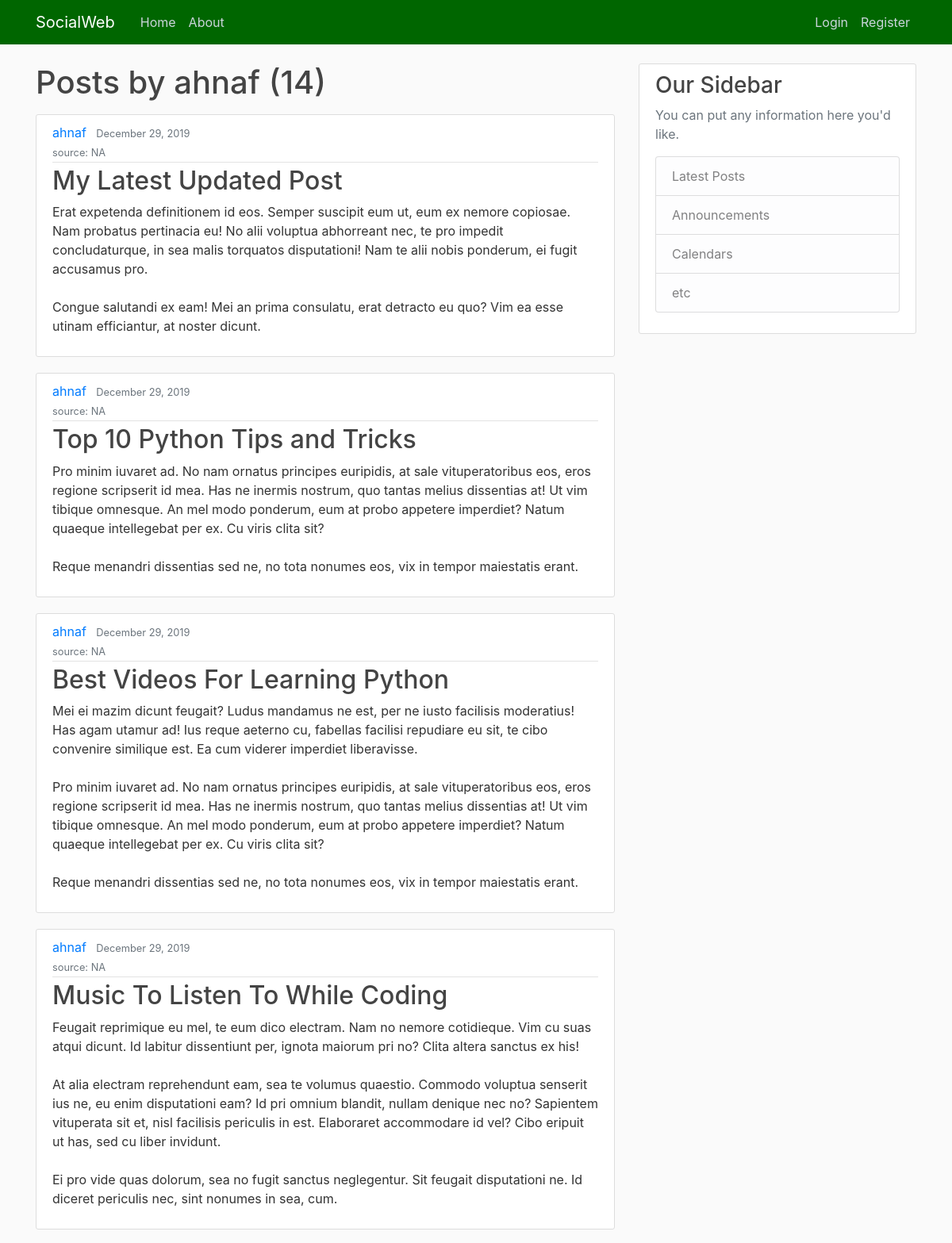
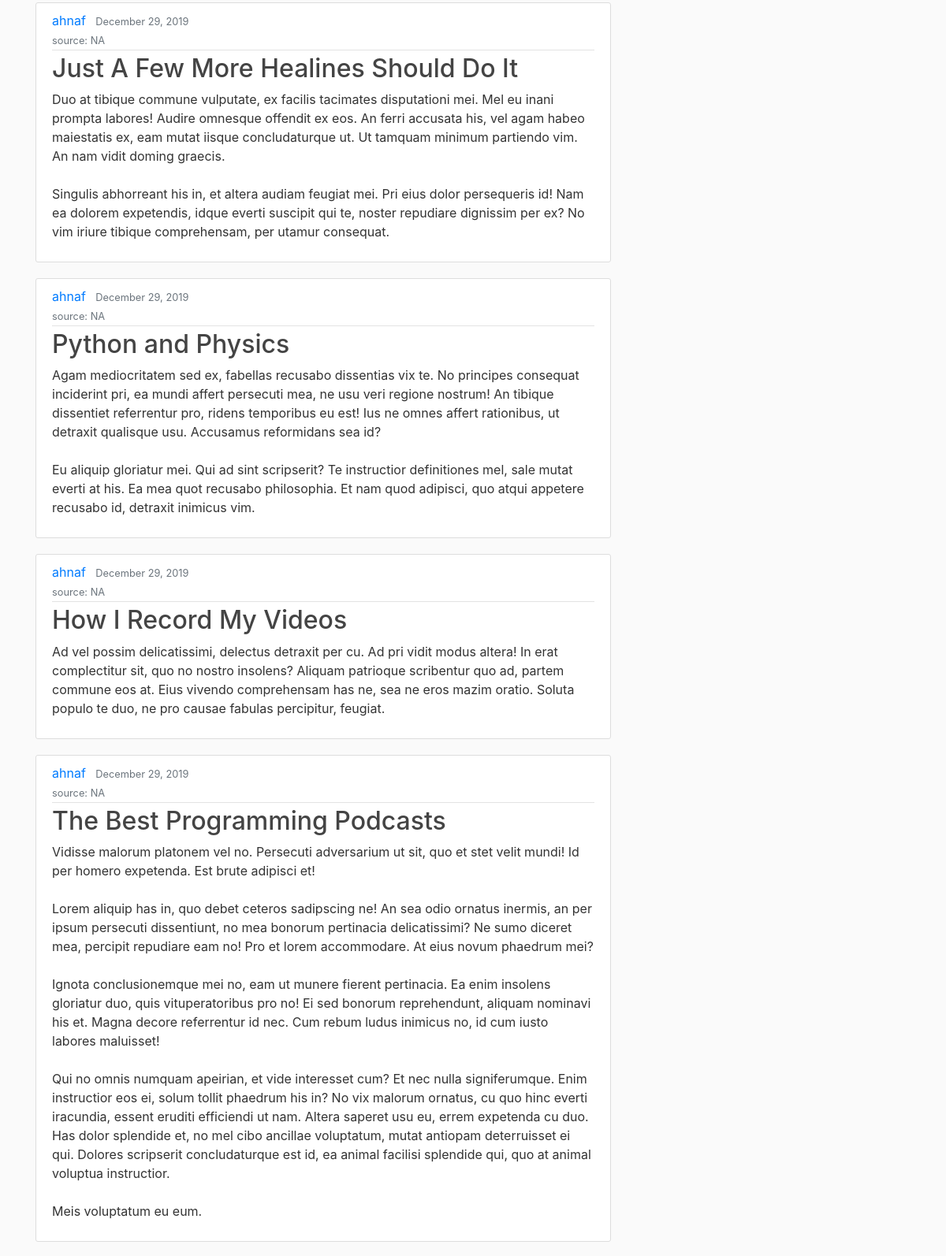
The page /user/ahnaf (upper part) on the database its author committed (2 pictures, top to bottom).
### blog/models.py (models this page shows, shortened)
class Post(models.Model):
    title = models.CharField(max_length=100)
    content = models.TextField()
    date_posted = models.DateTimeField(default=timezone.now)
    author = models.ForeignKey(User, on_delete=models.CASCADE)
    source = models.CharField(max_length=200, default="NA")

### blog/views.py (the view)
# urls.py: path("user/<str:username>", UserPostListViews.as_view(), name="user-posts"),
class UserPostListViews(ListView):
    model = Post
    template_name = "blog/user_posts.html"
    context_object_name = "posts"
    paginate_by = 10
    def get_queryset(self):
        user = get_object_or_404(User, username=self.kwargs.get('username'))
        return Post.objects.filter(author=user).order_by('-date_posted')

### blog/templates/blog/user_posts.html (shortened to what this page needs)
{% extends "blog/base.html" %}
{% block content %}
<h1 class="mb-3">Posts by {{ view.kwargs.username }} ({{ page_obj.paginator.count }})</h1>
    {% for post in posts %}
<article class="media content-section">
    <div class="media-body">
        <div class="article-metadata">
            <a class="mr-2" href="#">{{ post.author }}</a>
            <small class="text-muted">{{ post.date_posted| date:"F d, Y"}}   <br> source: {{post.source}}</small>
        </div>
        <h2><a class="article-title" href="{% url 'user-posts' post.author.username %}">{{ post.title }}</a></h2>
        <p class="article-content">{{ post.content }}</p>
    </div>
</article>
    {% endfor %}
{% endblock content %}

### blog/static/blog/main.css (style rules this page uses)
body { background: #fafafa; color: #333333; margin-top: 5rem; }
h1, h2, h3, h4, h5, h6 { color: #444444; }
.content-section { background: #ffffff; padding: 10px 20px; border: 1px solid #dddddd; border-radius: 3px; margin-bottom: 20px; }
.article-title { color: #444444; }
.article-content { white-space: pre-line; }
.article-metadata { padding-bottom: 1px; margin-bottom: 4px; border-bottom: 1px solid #e3e3e3 }

### rows shown on the page
Post: author "ahnaf", date_posted "December 29, 2019", source "NA", title "My Latest Updated Post", content "Erat expetenda definitionem id eos. Semper suscipit eum ut, eum ex nemore copiosae. Nam probatus pertinacia eu! No alii voluptua abhorreant nec, te pro impedit concludaturque, in sea malis torquatos disputationi! Nam te alii nobis ponderum, ei fugit accusamus pro. Congue salutandi ex eam! Mei an prima consulatu, erat detracto eu quo? Vim ea esse utinam efficiantur, at noster dicunt."
Post: author "ahnaf", date_posted "December 29, 2019", source "NA", title "Top 10 Python Tips and Tricks", content "Pro minim iuvaret ad. No nam ornatus principes euripidis, at sale vituperatoribus eos, eros regione scripserit id mea. Has ne inermis nostrum, quo tantas melius dissentias at! Ut vim tibique omnesque. An mel modo ponderum, eum at probo appetere imperdiet? Natum quaeque intellegebat per ex. Cu viris clita sit? Reque menandri dissentias sed ne, no tota nonumes eos, vix in tempor maiestatis erant."
Post: author "ahnaf", date_posted "December 29, 2019", source "NA", title "Best Videos For Learning Python", content "Mei ei mazim dicunt feugait? Ludus mandamus ne est, per ne iusto facilisis moderatius! Has agam utamur ad! Ius reque aeterno cu, fabellas facilisi repudiare eu sit, te cibo convenire similique est. Ea cum viderer imperdiet liberavisse. Pro minim iuvaret ad. No nam ornatus principes euripidis, at sale vituperatoribus eos, eros regione scripserit id mea. Has ne inermis nostrum, quo tantas melius dissentias at! Ut vim tibique omnesque. An mel modo ponderum, eum at probo appetere imperdiet? Natum quaeque intellegebat per ex. Cu viris clita sit? Reque menandri dissentias sed ne, no tota nonumes eos, vix in tempor maiestatis erant."
Post: author "ahnaf", date_posted "December 29, 2019", source "NA", title "Music To Listen To While Coding", content "Feugait reprimique eu mel, te eum dico electram. Nam no nemore cotidieque. Vim cu suas atqui dicunt. Id labitur dissentiunt per, ignota maiorum pri no? Clita altera sanctus ex his! At alia electram reprehendunt eam, sea te volumus quaestio. Commodo voluptua senserit ius ne, eu enim disputationi eam? Id pri omnium blandit, nullam denique nec no? Sapientem vituperata sit et, nisl facilisis periculis in est. Elaboraret accommodare id vel? Cibo eripuit ut has, sed cu liber invidunt. Ei pro vide quas dolorum, sea no fugit sanctus neglegentur. Sit feugait disputationi ne. Id diceret periculis nec, sint nonumes in sea, cum."
Post: author "ahnaf", date_posted "December 29, 2019", source "NA", title "Just A Few More Healines Should Do It", content "Duo at tibique commune vulputate, ex facilis tacimates disputationi mei. Mel eu inani prompta labores! Audire omnesque offendit ex eos. An ferri accusata his, vel agam habeo maiestatis ex, eam mutat iisque concludaturque ut. Ut tamquam minimum partiendo vim. An nam vidit doming graecis. Singulis abhorreant his in, et altera audiam feugiat mei. Pri eius dolor persequeris id! Nam ea dolorem expetendis, idque everti suscipit qui te, noster repudiare dignissim per ex? No vim iriure tibique comprehensam, per utamur consequat."
Post: author "ahnaf", date_posted "December 29, 2019", source "NA", title "Python and Physics", content "Agam mediocritatem sed ex, fabellas recusabo dissentias vix te. No principes consequat inciderint pri, ea mundi affert persecuti mea, ne usu veri regione nostrum! An tibique dissentiet referrentur pro, ridens temporibus eu est! Ius ne omnes affert rationibus, ut detraxit qualisque usu. Accusamus reformidans sea id? Eu aliquip gloriatur mei. Qui ad sint scripserit? Te instructior definitiones mel, sale mutat everti at his. Ea mea quot recusabo philosophia. Et nam quod adipisci, quo atqui appetere recusabo id, detraxit inimicus vim."
Post: author "ahnaf", date_posted "December 29, 2019", source "NA", title "How I Record My Videos", content "Ad vel possim delicatissimi, delectus detraxit per cu. Ad pri vidit modus altera! In erat complectitur sit, quo no nostro insolens? Aliquam patrioque scribentur quo ad, partem commune eos at. Eius vivendo comprehensam has ne, sea ne eros mazim oratio. Soluta populo te duo, ne pro causae fabulas percipitur, feugiat."
Post: author "ahnaf", date_posted "December 29, 2019", source "NA", title "The Best Programming Podcasts", content "Vidisse malorum platonem vel no. Persecuti adversarium ut sit, quo et stet velit mundi! Id per homero expetenda. Est brute adipisci et! Lorem aliquip has in, quo debet ceteros sadipscing ne! An sea odio ornatus inermis, an per ipsum persecuti dissentiunt, no mea bonorum pertinacia delicatissimi? Ne sumo diceret mea, percipit repudiare eam no! Pro et lorem accommodare. At eius novum phaedrum mei? Ignota conclusionemque mei no, eam ut munere fierent pertinacia. Ea enim insolens gloriatur duo, quis vituperatoribus pro no! Ei sed bonorum reprehendunt, aliquam nominavi his et. Magna decore referrentur id nec. Cum rebum ludus inimicus no, id cum iusto labores maluisset! Qui no omnis numquam…"

### other values the page prints
{{ view.kwargs.username }} "ahnaf"
{{ page_obj.paginator.count }} "14"
